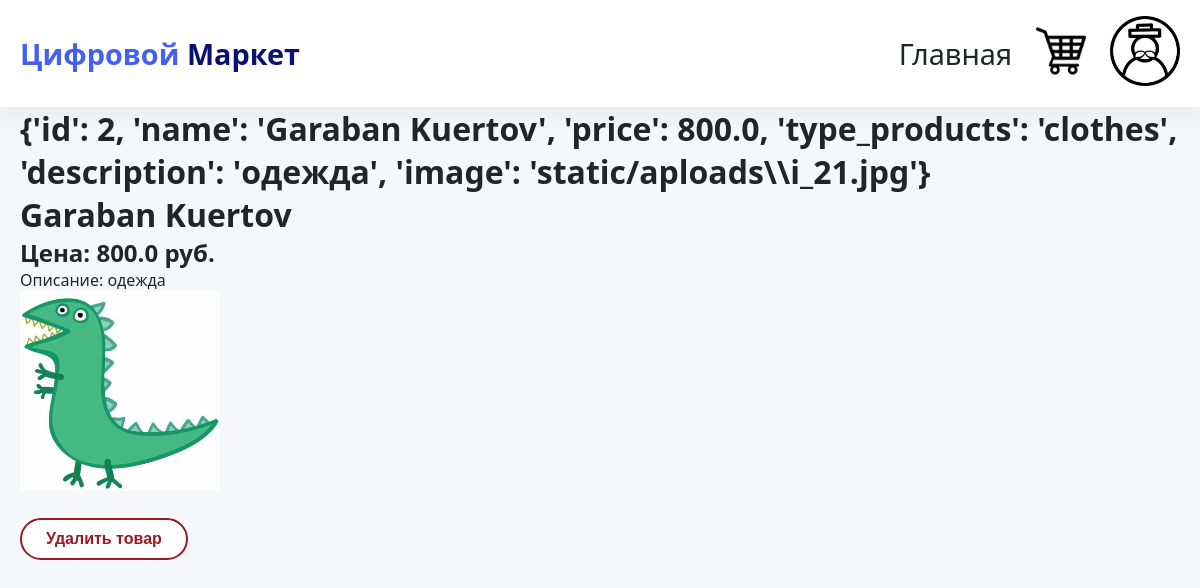
Page /product/2 (signed in) on the committed database.
### tables this page shows
CREATE TABLE products (
                   id INTEGER PRIMARY KEY AUTOINCREMENT,
                   name TEXT NOT NULL,
                   price REAL NOT NULL,
                   type_products INTEGER,
                   description TEXT DEFAULT "",
                   image TEXT DEFAULT "",
                   FOREIGN KEY (type_products) REFERENCES Type_products(id)
    
            );

### app.py (the view)
@app.route("/product/<int:product_id>")
def product(product_id):
    product = database.get_product_by_id(product_id)
    if  "type_user" not in session:
        return redirect("login.html")
    else:
        type_user = session["type_user"]
    if product:
        return render_template("product.html", product=product, type_user=type_user )
    else:
        return redirect(url_for('index'))

### app.py (called while the page is built)
@app.context_processor
def utility_processor():
    def get_cart_count():
        cart = session.get("cart", {})
        cart = database.validate_cart(cart)
        return len(cart)
    return dict(cart_count=get_cart_count())

### database.py (called while the page is built)
def get_product_by_id(product_id):
    conn = sqlite3.connect("shop.db")
    cursor = conn.cursor()
    cursor.execute("""SELECT products.id, products.name, products.price, Type_products.name, products.description, products.image FROM products
                   JOIN Type_products ON products.type_products = Type_products.id WHERE products.id = ?""", (product_id,))
    product = cursor.fetchone()
    conn.close()
    if product:
        return {
            "id":product[0],
            "name": product[1],
            "price": product[2],
            "type_products": product[3],
            "description": product[4],
            "image": product[5],
        }
    else:
        return None

def validate_cart(cart):
    conn = sqlite3.connect("shop.db")
    cursor = conn.cursor()
    ids = list(cart.keys())
    for i in ids:
        cursor.execute("SELECT * FROM products WHERE id=?", (int(i),))
        product = cursor.fetchone()
        if not product:
            del cart[i]
    return cart

### templates/product.html (shortened to what this page needs)
<!DOCTYPE html>
<html lang="en">
<head>
    <link rel="stylesheet" href="{{ url_for('static', filename='css/style.css') }}">
</head>
<body>
    {% include '_navbar.html' %}
    <div class="container">
        <h1>{{ product }}</h1>
        <h1>{{product.name}}</h1>
        <h2>Цена: {{product.price}} руб.</h2>
        <p>Описание: {{product.description}}</p>
        <img src="../{{ product.image }}" width="200">
        <br><br>
        {% if type_user == 2 or type_user == 3 %}
            <form action="{{ url_for('delete_product', product_id=product.id)}}" method="POST">
                <button type="submit" class="btn btn-danger">Удалить товар</button>
            </form>
        {% endif %}
    </div>
</body>
</html>

### static/css/style.css (style rules this page uses)
* { margin: 0; padding: 0; box-sizing: border-box; }
:root { --primary: #4361ee; --primary-dark: #3a0ca3; --danger: #e63946; --light-gray: #e9ecef; --shadow: 0 10px 20px rgba(0,0,0,0.05); --border-radius: 12px; }
body { font-family: 'Segoe UI', Tahoma, Geneva, Verdana, sans-serif; background-color: #f5f7fb; color: #212529; }
.container { max-width: 1280px; margin: 0 auto; padding: 0 20px; }
.btn { display: inline-block; background: var(--primary); color: white; padding: 0.5rem 1rem; border-radius: 40px; text-decoration: none; font-weight: 500; border: none; cursor: pointer; }
.btn-danger { background: var(--danger); }
.btn { display: inline-block; padding: 10px 24px; font-size: 1rem; font-weight: 600; text-align: center; text-decoration: none; border-radius: 40px; border: none; cursor: pointer; transition: all 0.2s ease; background: white; color: #121c46; box-shadow: 0 2px 8px rgba(0, 0, 0, 0.08); }
.btn-danger { background: white; border: 2px solid #971a27; color: #971a27; box-shadow: none; }

### rows in the picture
products: name "Garaban Kuertov", price "800.0", description "одежда"

### other values in the picture
{{ product }} "{'id': 2, 'name': 'Garaban Kuertov', 'price': 800.0, 'type_products': 'clothes', 'description': 'одежда', 'image': 'static/aploads\\\\i_21.jpg'}"
